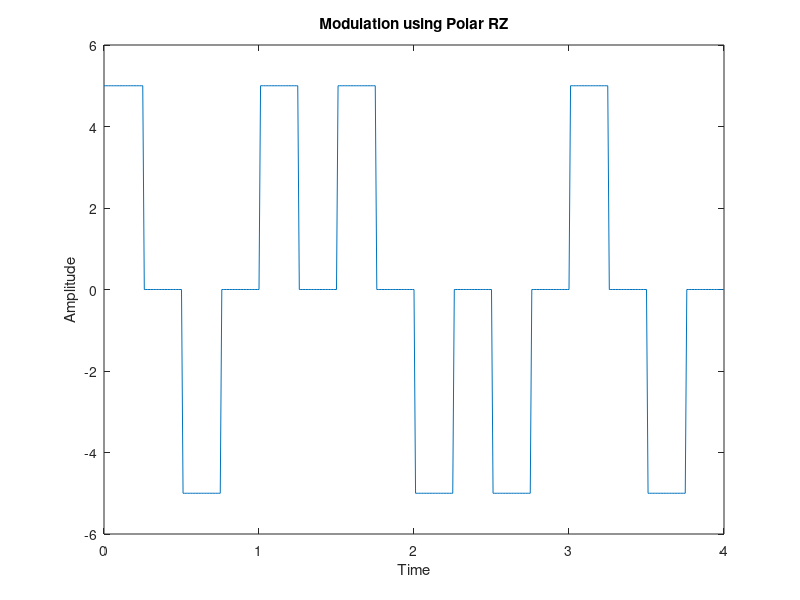

Reproduce this figure in MATLAB.
clc;
clear all;
close all;

x = [ 1 0 1 1 0 0 1 0 ]
bitrate = 2;
V = 5;
F = 100;

## Modulation
t = 0: 1/F: length(x)/bitrate;
index = 1;
mod = zeros(1, length(t));

for i=1:length(t)
  
  if t(i)* bitrate <= index - 0.5
  
    if x(index) == 1
      mod(i) = V;
    else
      mod(i) = -V;
    endif
   endif
  
  if t(i)*bitrate >= index && index < length(x)
    index += 1;
  endif
  
endfor

plot(t, mod)
xlabel('Time')
ylabel('Amplitude')
title('Modulation using Polar RZ')
xlim([0, length(x)/bitrate])
ylim([-V-1, V+1])


## Demodulation
demod = [];
index = 1;

for i=1:length(t)
  
  if mod(i) == V
    demod(index) = 1;
  elseif mod(i) == -V
    demod(index) = 0; 
  endif
  
  if t(i)*bitrate >= index
    index += 1;
  endif
endfor

demod
